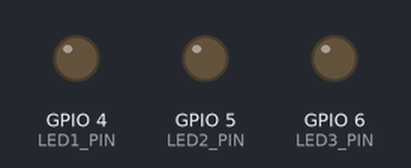
A program run on a simulated ESP32-S3. Parts: output pins drawn as LEDs (lit = HIGH).

Above: at 0.1 s.
At 0.9 s:
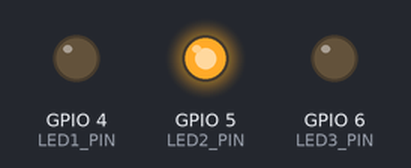
At 1.3 s:
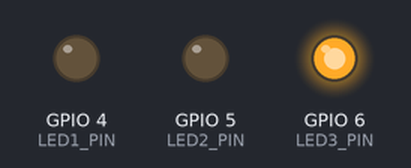
At 1.9 s:
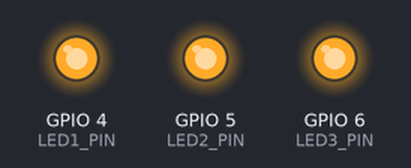
At 3.1 s:
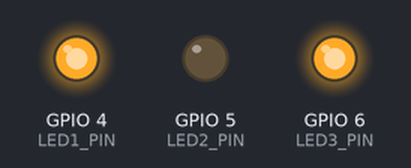
At 4.3 s:
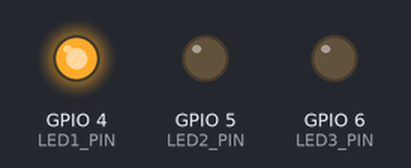
Timing chart, 0 to 4.6 s (numbered marks = the images above):
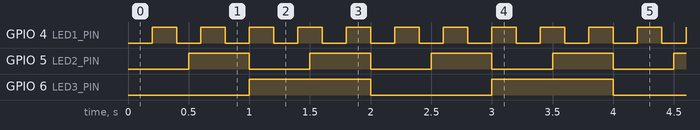

Measured:
- by itself, GPIO 4 (LED1_PIN): alternates HIGH for 0.20 s and LOW for 0.20 s
- by itself, GPIO 5 (LED2_PIN): alternates HIGH for 0.50 s and LOW for 0.50 s
- by itself, GPIO 6 (LED3_PIN): alternates HIGH for 1.0 s and LOW for 1.0 s

The program:

main.cpp
```cpp
#include "driver/gpio.h"
#include "esp_timer.h"
#include "freertos/FreeRTOS.h"
#include "freertos/task.h"

constexpr gpio_num_t LED1_PIN = GPIO_NUM_4;
constexpr gpio_num_t LED2_PIN = GPIO_NUM_5;
constexpr gpio_num_t LED3_PIN = GPIO_NUM_6;

static uint64_t millis() {
    return esp_timer_get_time() / 1000ULL;
}

template<gpio_num_t N>
class Pin {
public:
    Pin() {
        gpio_reset_pin(N);
        gpio_set_direction(N, GPIO_MODE_OUTPUT);
        set_level(0);
    }

    void set_level(int level) {
        gpio_set_level(N, level);
    }

    int get_level()
    {
        return gpio_get_level(N);
    }

    gpio_num_t get_num() const
    {
        return N;
    }

private:
};

template<typename PinType>
class Led {
public:
    Led(uint32_t interval) : interval(interval), prevTime(0), state(0) {}

    void update() {
        uint64_t now = millis();
        if (now - prevTime >= interval) {
            prevTime = now;
            state ^= 1;
            pin.set_level(state);
        }
    }

private:
    uint32_t interval;
    uint64_t prevTime;
    int      state;
    PinType  pin;
};

extern "C" void app_main() {
    Led<Pin<LED1_PIN>> led1(200);
    Led<Pin<LED2_PIN>> led2(500);
    Led<Pin<LED3_PIN>> led3(1000);

    auto update_all = [](auto&... leds) { (leds.update(), ...); };

    while (1)
    {
        update_all(led1, led2, led3);
    }
}
```
